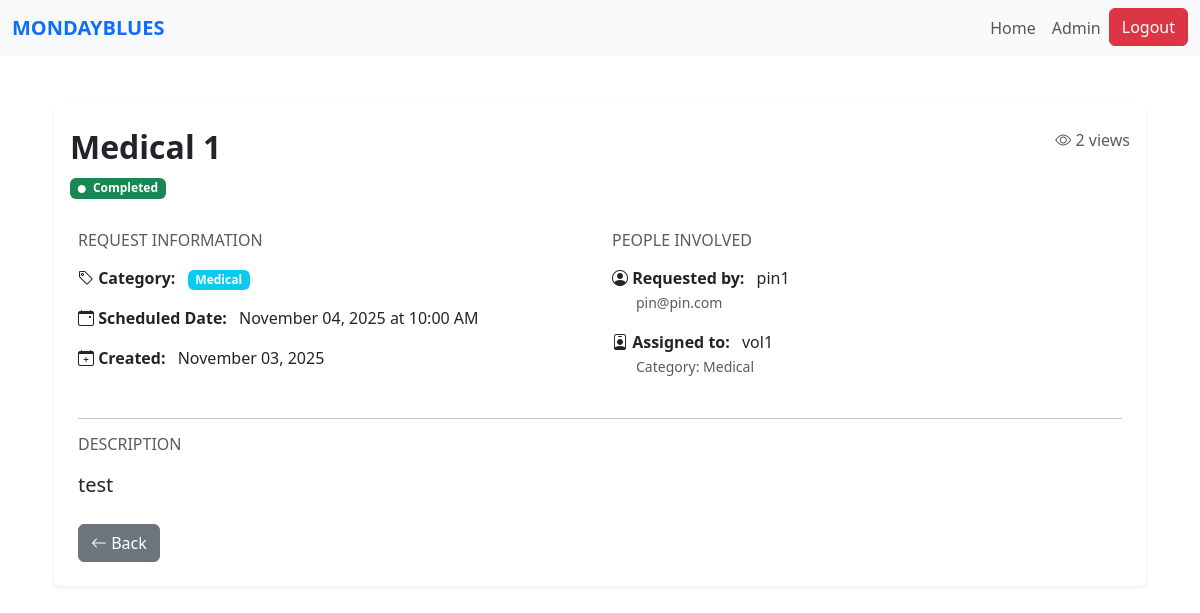
The page /request/1 (signed in) on the database its author committed.
### website/models.py (models this page shows)
class Request(db.Model):
    id = db.Column(db.Integer, primary_key=True)
    title = db.Column(db.String(150), nullable=False)
    description = db.Column(db.Text, nullable=False)
    category_id = db.Column(db.Integer, db.ForeignKey('category.id'), nullable=False)
    category = db.relationship('Category', backref='requests')
    status = db.Column(db.String(20), default='Pending')  # Pending, Accepted, Completed
    scheduled_datetime = db.Column(db.DateTime, nullable=False)
    view_count = db.Column(db.Integer, default=0)
    date_created = db.Column(db.DateTime, default=datetime.utcnow)
    user_id = db.Column(db.Integer, db.ForeignKey('user.id'), nullable=False)
    volunteer_id = db.Column(db.Integer, db.ForeignKey('volunteer.id'), nullable=True)
    csr_id = db.Column(db.Integer, db.ForeignKey("csr.user_id"), nullable=True)
    user = db.relationship('User', backref=db.backref('requests', lazy=True, cascade='all, delete-orphan'), lazy=True)
    volunteer = db.relationship('Volunteer', backref=db.backref('assigned_requests', lazy=True), lazy=True)

class Category(db.Model):
    id = db.Column(db.Integer, primary_key=True)
    name = db.Column(db.String(100), unique=True, nullable=False)
    description = db.Column(db.String(250))
    date_created = db.Column(db.DateTime, default=datetime.utcnow)

class User(db.Model, UserMixin):
    id = db.Column(db.Integer, primary_key=True)
    name = db.Column(db.String(150))
    email = db.Column(db.String(150), unique=True)
    password = db.Column(db.String(150))
    date_created = db.Column(db.DateTime(timezone=True), default=func.now())
    role = db.Column(db.String(50), default='PIN')
    status = db.Column(db.String(20), default='Pending')  # Pending, Approved, Suspended
    """    total_rating = db.Column(db.Float, default=0)
    num_ratings = db.Column(db.Integer, default=0)

    def update_rating(self, new_rating: float):
        #Update overall CSR rating with a new rating value.
        if self.num_ratings == 0:
            self.total_rating = new_rating
        else:
            self.total_rating = ((self.total_rating * self.num_ratings) + new_rating) / (self.num_ratings + 1)
        self.num_ratings += 1"""

### website/views.py (the view)
@views.route('/request/<int:id>')
@login_required
def view_request(id):
    req = Request.query.get_or_404(id)
    if req.user_id != current_user.id:
        req.view_count += 1
        db.session.commit()
    owner = User.query.get(req.user_id)
    return render_template('view_req.html', req=req, owner=owner)

### website/templates/view_req.html (shortened to what this page needs)
{% extends "base.html" %}
{% block content %}
<div class="container my-5">
    <div class="card shadow-sm border-0">
        <div class="card-header bg-white border-0 pt-4">
            <div class="d-flex justify-content-between align-items-start">
                <div>
                    <h2 class="fw-bold mb-2">{{ req.title }}</h2>
                    <span class="badge
                        {% if req.status == 'Pending' %} bg-warning text-dark
                        {% elif req.status == 'Assigned' %} bg-primary
                        {% elif req.status == 'Accepted' %} bg-info
                        {% elif req.status == 'Completed' %} bg-success
                        {% else %} bg-secondary {% endif %}">
                        <i class="bi bi-circle-fill me-1" style="font-size: 0.5rem;"></i>
                        {{ req.status }}
                    </span>
                </div>
                <div class="text-end">
                    <p class="text-muted mb-0">
                        <i class="bi bi-eye"></i> {{ req.view_count }} views
                    </p>
                </div>
            </div>
        </div>
        <div class="card-body p-4">
            <div class="row mb-4">
                <div class="col-md-6">
                    <h6 class="text-muted text-uppercase mb-3">Request Information</h6>
                    <div class="mb-3">
                        <strong><i class="bi bi-tag"></i> Category:</strong>
                        <span class="badge bg-info ms-2">{{ req.category.name if req.category else req.category }}</span>
                    </div>
                    <div class="mb-3">
                        <strong><i class="bi bi-calendar-event"></i> Scheduled Date:</strong>
                        <span class="ms-2">{{ req.scheduled_datetime.strftime('%B %d, %Y at %I:%M %p') }}</span>
                    </div>
                    <div class="mb-3">
                        <strong><i class="bi bi-calendar-plus"></i> Created:</strong>
                        <span class="ms-2">{{ req.date_created.strftime('%B %d, %Y') }}</span>
                    </div>
                </div>
                <div class="col-md-6">
                    <h6 class="text-muted text-uppercase mb-3">People Involved</h6>
                    <div class="mb-3">
                        <strong><i class="bi bi-person-circle"></i> Requested by:</strong>
                        <span class="ms-2">{{ owner.name }}</span>
                        <br>
                        <small class="text-muted ms-4">{{ owner.email }}</small>
                    </div>
                    {% if req.volunteer %}
                    <div class="mb-3">
                        <strong><i class="bi bi-person-badge"></i> Assigned to:</strong>
                        <span class="ms-2">{{ req.volunteer.user.name }}</span>
                        <br>
                        <small class="text-muted ms-4">
                            {% if req.volunteer.category %}
                                Category: {{ req.volunteer.category.name }}
                            {% endif %}
                        </small>
                    </div>
                    {% else %}
                    <div class="mb-3">
                        <strong><i class="bi bi-person-badge"></i> Volunteer:</strong>
                        <span class="badge bg-secondary ms-2">Not assigned yet</span>
                    </div>
                    {% endif %}
                </div>
            </div>
            <hr>
            <div class="mb-4">
                <h6 class="text-muted text-uppercase mb-3">Description</h6>
                <p class="lead">{{ req.description }}</p>
            </div>
            <div class="d-flex justify-content-between mt-4">
                <a href="javascript:history.back()" class="btn btn-secondary">
                    <i class="bi bi-arrow-left"></i> Back
                </a>
                </div>
            </div>
        </div>
    </div>
</div>
<link rel="stylesheet" href="https://cdn.jsdelivr.net/npm/bootstrap-icons@1.10.0/font/bootstrap-icons.css">
{% endblock %}

### rows shown on the page
Request: title "Medical 1", status "Completed", view_count "2", scheduled_datetime "November 04, 2025 at 10:00 AM", date_created "November 03, 2025", description "test"
Category: category "Medical", volunteer.category.name "Medical"
User: name "pin1", email "pin@pin.com"
User: volunteer.user.name "vol1"
